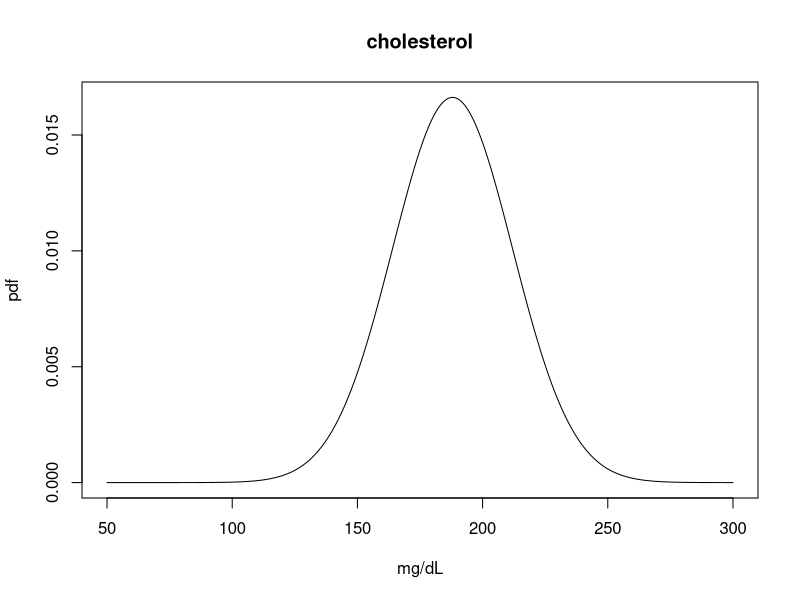

The R script that drew this image:
# Aufabe 1
# a)
dbinom(7,10,0.8)
# b)
sum(dbinom(8:10,10,0.85))
# c)
sum(dbinom(0:10,10,0.8)*dbinom(0:10,10,0.85))

# Aufgabe 2
#expectation
30
# deviation
sqrt(60^2/12)
# P(57<= X <= 60)
3/60

# Aufgabe 3
lambda = 27/22
# a)
# (1) no hits
dpois(0,lambda)
# (2) exactly one hit
dpois(1,lambda)
# (3) more than 2
1-sum(dpois(0:2,lambda))

# b)
qpois(0.995,lambda)


exp(1)

# Aufgabe 6
# b)
-2000/2500
# c) 
3000/2500
# d)
0.675*5000
# e)
-1.75*2500+32000


#Aufgabe 7)
x = seq(50,300, 0.1)
plot(x, dnorm(x, 188, 24), type = 'l', main = "cholesterol", xlab = "mg/dL", ylab = "pdf")
#(b)
pnorm(200, 188, 24, lower.tail = FALSE)
1-pnorm(200, 188, 24)

pnorm(170, 188, 24) - pnorm(150, 188, 24)

(0.675*24+188) - (-0.675*24+188)
qnorm(0.75, 188, 24) - qnorm(0.25, 188, 24) #(d)

qnorm(0.85, 188, 24 )
qnorm(0.15, 188, 24, lower.tail = FALSE)



# 4b
mean(1:10)
x = rexp(50000,6)
mean(x)
y = rexp(50000,3)
z = 1:50000
for (v in 1:50000) {
  z[v] = min(x[v],y[v])
}
mean(z)

